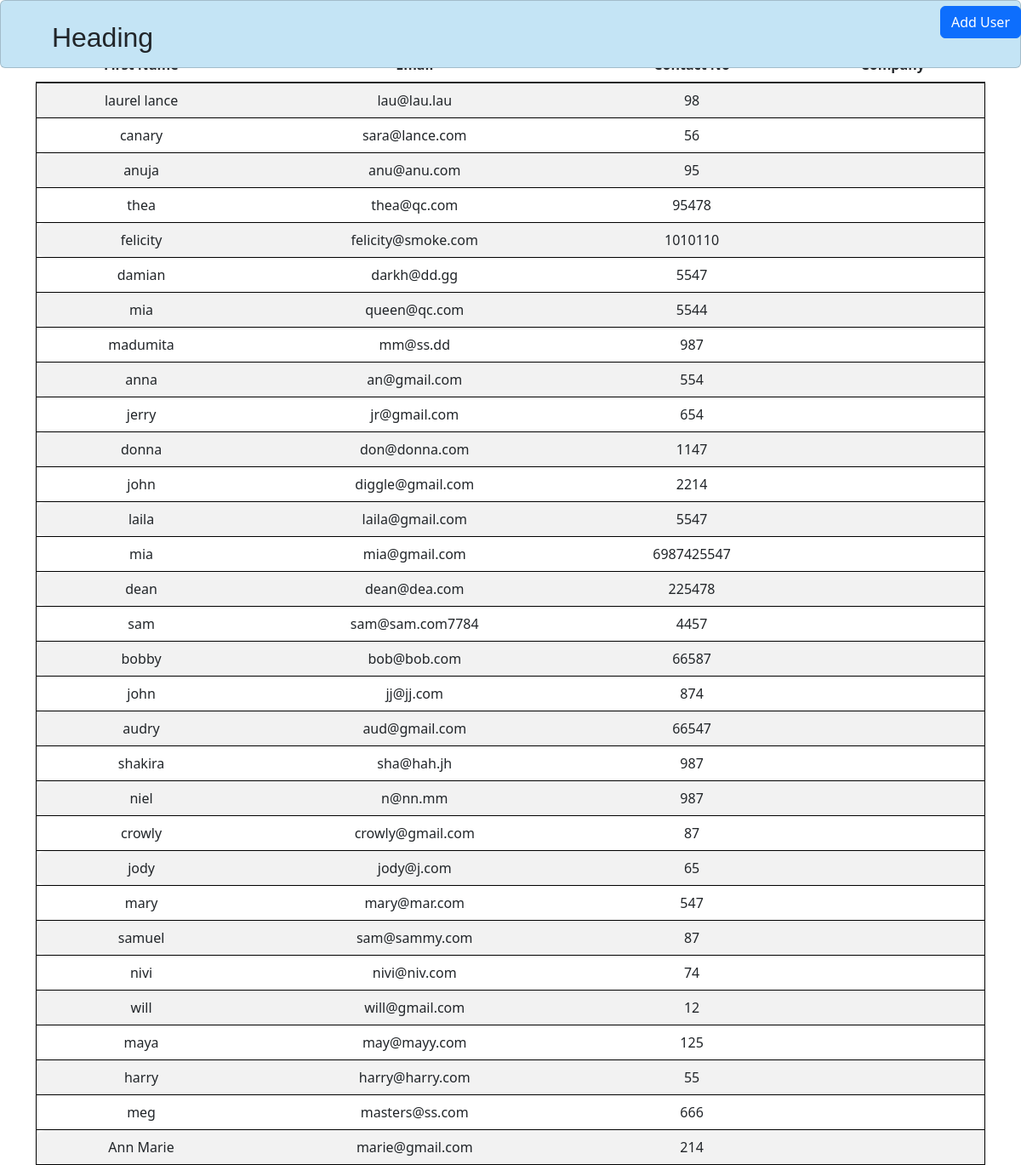
Before: /show/table with the older database file.
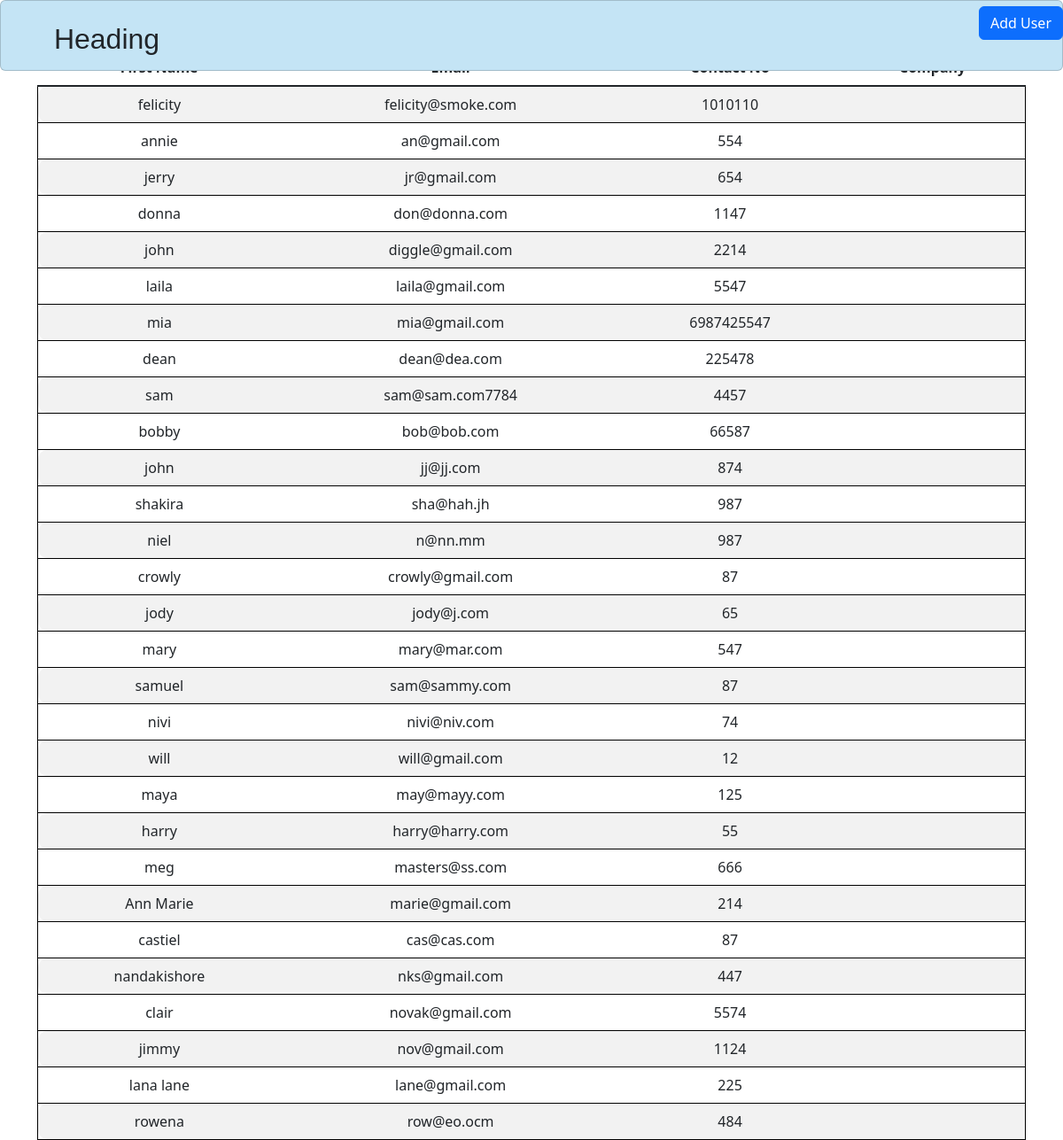
After: the same page with the newer database file.
### app.py (models this page shows)
class User(db.Model, UserMixin):
    user_id = db.Column(db.Integer, primary_key=True, autoincrement=True)
    email = db.Column(db.String(100),unique=True)
    password_hash = db.Column(db.String(500))
    first_name = db.Column(db.String(100),nullable=False)
    middle_name = db.Column(db.String(100),nullable=False)
    last_name = db.Column(db.String(100))
    contact_no =  db.Column(db.String(100),nullable=False)
    alt_contact_no = db.Column(db.String(100), nullable=True, default=None)
    company_id = mapped_column(Integer, ForeignKey("company.comp_id"))
    company = relationship("Company",backref=backref('users', lazy=True))
    is_deleted = db.Column(db.Boolean, default=False)
    created_by = db.Column(db.String(100), nullable=False)
    created_dt = db.Column(db.DateTime(timezone=True), server_default=func.now())
    updated_by = db.Column(db.String(100), nullable=False)
    updated_dt = db.Column(db.DateTime(timezone=True), server_default=func.now())

### app.py (the view)
@app.route("/show/table")
def show_post():
    print("jjjjjjj")
    post = User.query.all()
    return render_template('partials/show.html', post=post)

### templates/partials/show.html (shortened to what this page needs)
{% extends 'base.html' %}
{% block content %}
<head>
    <link href="https://cdnjs.cloudflare.com/ajax/libs/twitter-bootstrap/5.3.0/css/bootstrap.min.css" rel="stylesheet">
    <link href="https://cdn.datatables.net/2.1.3/css/dataTables.bootstrap5.css" rel="stylesheet">
</head>
<body>
    <h1>User List</h1>
</div>
    <div class="container text-center">
    <table id="example" class="table table-striped" style="width:100%">
        <thead>
            <tr>
                <th>First Name</th>
                <th>Email</th>
                <th>Contact No</th>
                <th>Company</th>
            </tr>
        </thead>
        <tbody class="table-group-divider">
            {% for user in post %}
            <tr class="border border-black">
                <td>{{ user.first_name }}</td>
                <td>{{ user.email }}</td>
                <td>{{ user.contact_no }}</td>
                <td>{{ user.company.name}}</td>
            </tr>
            {% endfor %}
        </tbody>
    </table>
    <div id="dynamic-form" class="position-absolute top-0 end-0">
        <button id="btn" class="btn btn-primary" hx-get="{{ url_for('add_user') }}" hx-target="#dynamicform" hx-swap="outerHTML">Add User</button>
    </div>
{% endblock %}

Changed rows visible on the page:
removed User: first_name "laurel lance", email "lau@lau.lau", contact_no "98"
removed User: first_name "canary", email "sara@lance.com", contact_no "56"
removed User: first_name "anuja", email "anu@anu.com", contact_no "95"
removed User: first_name "thea", email "thea@qc.com", contact_no "95478"
removed User: first_name "damian", email "darkh@dd.gg", contact_no "5547"
removed User: first_name "mia", email "queen@qc.com", contact_no "5544"
removed User: first_name "madumita", email "mm@ss.dd", contact_no "987"
removed User: first_name "audry", email "aud@gmail.com", contact_no "66547"
changed User "an@gmail.com": first_name "anna" → "annie"
added User: first_name "castiel", email "cas@cas.com", contact_no "87"
added User: first_name "nandakishore", email "nks@gmail.com", contact_no "447"
added User: first_name "clair", email "novak@gmail.com", contact_no "5574"
added User: first_name "jimmy", email "nov@gmail.com", contact_no "1124"
added User: first_name "lana lane", email "lane@gmail.com", contact_no "225"
added User: first_name "rowena", email "row@eo.ocm", contact_no "484"
